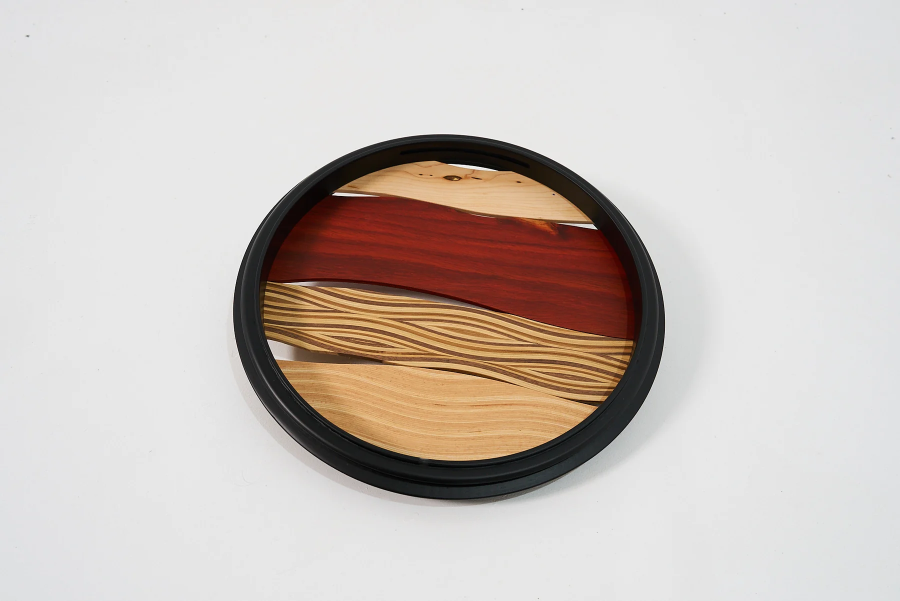
#> input picture NEWDESIGN/website/assets/lifestyle/tray-01.webp, 1800 x 1202 px (shown at 1/2 size); its folder holds only this picture in this run
$ python prep_trays.py
#> lines starting #> are read from the running program, lines starting #| are printed output that depends on the picture; after the words box and inside, x2 and y2 are one past the last pixel; in counts of white or black regions, pixels touching at a corner belong together
"""把托盤棚拍照的灰白背景校正成純白，供 apple.html 以 multiply 疊在任意淺色底上。

做法：用照片外框一圈（全是背景）擬合二次曲面當打光分布，整張除以它（flat-field），
背景就變成 1.0、托盤與自然陰影保留；再把接近白的雜訊壓成純白。
同時輸出每張托盤的外框（不含淡陰影），讓影片能把不同照片的托盤對齊到同一個圓。

用法：python NEWDESIGN/showcase/video/prep_trays.py
輸出：NEWDESIGN/showcase/video/trays/tray-NN.webp 與 trays.json
"""
import json
from pathlib import Path

import numpy as np
from PIL import Image, ImageDraw, ImageFilter

HERE = Path(__file__).resolve().parent
SRC = HERE.parent.parent / "website" / "assets" / "lifestyle"
OUT = HERE / "trays"
OUT.mkdir(exist_ok=True)
# 白色款與白底太接近，自動偵測抓不到外框，改用目視量測值（照片比例座標）
BOX_OVERRIDE = {"tray-05": [.25, .18, .745, .765]}


def fit_background(img):
    """以外框一圈擬合每個色版的二次曲面，回傳全尺寸背景估計。"""
    h, w, _ = img.shape
    small = np.asarray(Image.fromarray((img * 255).astype(np.uint8)).resize((240, 160), Image.BILINEAR), dtype=np.float64) / 255
    sh, sw, _ = small.shape
    yy, xx = np.mgrid[0:sh, 0:sw]
    x, y = xx / (sw - 1) * 2 - 1, yy / (sh - 1) * 2 - 1
    band = (np.abs(x) > .86) | (np.abs(y) > .8)
    feats = lambda X, Y: np.stack([np.ones_like(X), X, Y, X * X, X * Y, Y * Y], -1)
    A = feats(x[band], y[band])
    YY, XX = np.mgrid[0:h, 0:w]
    Xf, Yf = XX / (w - 1) * 2 - 1, YY / (h - 1) * 2 - 1
    Af = feats(Xf, Yf)
    bg = np.empty_like(img)
    for c in range(3):
        v = small[..., c][band]
        keep = np.ones(v.shape, bool)
        for _ in range(3):  # 排除灰塵、陰影等離群點
            coef, *_ = np.linalg.lstsq(A[keep], v[keep], rcond=None)
            res = v - A @ coef
            keep = np.abs(res) < 2.5 * res[keep].std() + 1e-4
        bg[..., c] = Af @ coef
    return bg


# 去背方式：正圓托盤用外框橢圓（白色、米色邊框也抓得到）；有盤面錯開或側拍的用顏色／明暗判斷再補洞
ELLIPSE = {"tray-01", "tray-02", "tray-05", "tray-06", "tray-07", "tray-09", "tray-12", "tray-13"}


def smooth(e0, e1, x):
    t = np.clip((x - e0) / (e1 - e0), 0, 1)
    return t * t * (3 - 2 * t)


def cutout(name, raw, box):
    """輸出帶透明度的 tray-NN-a.webp，給深色或彩色底的鏡頭用。"""
    h, w, _ = raw.shape
    lum = raw @ np.array([.2126, .7152, .0722])
    sat = raw.max(-1) - raw.min(-1)
    not_bg = (lum < .972) | (sat > .05)  # 校正後背景幾乎是 1.0；把手鏤空處透出的背景也排除
    if name in ELLIPSE:
        x0, y0, x1, y1 = box
        yy, xx = np.mgrid[0:h, 0:w]
        cx, cy = (x0 + x1) / 2 * w, (y0 + y1) / 2 * h
        rx, ry = (x1 - x0) / 2 * w * 1.008, (y1 - y0) / 2 * h * 1.008
        r = np.sqrt(((xx - cx) / rx) ** 2 + ((yy - cy) / ry) ** 2)
        # 白色款與白底無法以明暗區分，整個橢圓都算托盤
        a = smooth(1.0, .992, r) * (1 if name == "tray-05" else not_bg)
    else:
        a = np.maximum(smooth(.06, .16, sat), smooth(.62, .42, lum))
        # 補洞：從四角漫延到的才算背景，被托盤包住的區域補成實心（純白的鏤空除外）
        m = Image.fromarray(np.where(a < .5, 255, 0).astype(np.uint8)).copy()  # copy：fromarray 的影像唯讀，floodfill 會無聲失敗
        for xy in [(0, 0), (w - 1, 0), (0, h - 1), (w - 1, h - 1)]:
            ImageDraw.floodfill(m, xy, 128)
        holes = (np.asarray(m) == 255) & not_bg
        a = np.where(holes, 1.0, a)
    a_img = Image.fromarray((a * 255).astype(np.uint8)).filter(ImageFilter.GaussianBlur(1.2))
    a = np.asarray(a_img, dtype=np.float64)[..., None] / 255
    # 去掉邊緣混到的白底
    col = np.clip((raw - (1 - a)) / np.maximum(a, 1e-3), 0, 1)
    rgba = np.concatenate([col, a], -1)
    Image.fromarray((rgba * 255 + .5).astype(np.uint8), "RGBA").save(OUT / f"{name}-a.webp", quality=92)


meta = {}
for i in range(1, 14):
    name = f"tray-{i:02d}"
    img = np.asarray(Image.open(SRC / f"{name}.webp").convert("RGB"), dtype=np.float64) / 255
    raw = np.clip(img / fit_background(img), 0, 1)
#> in fit_background, `Af = feats(Xf, Yf)`:
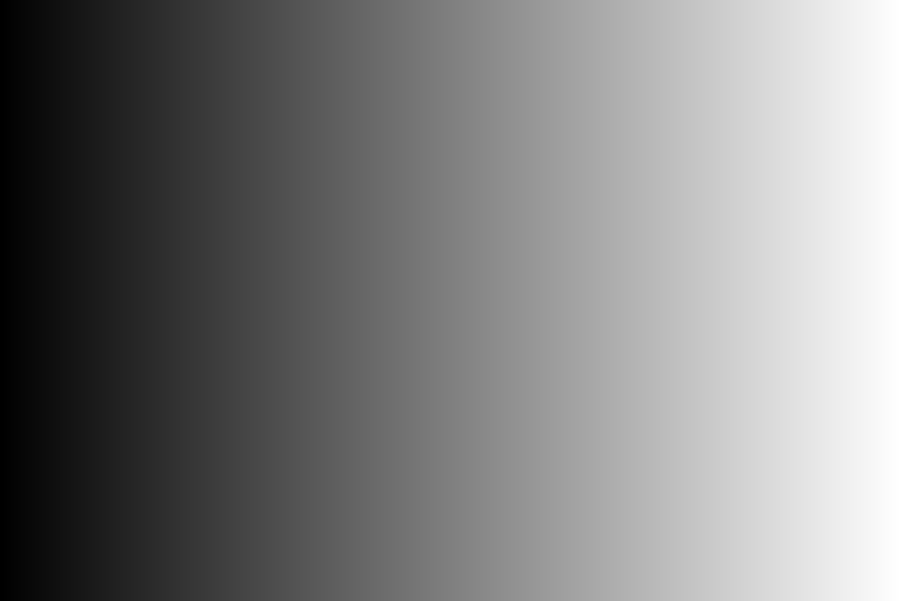
#> Xf: shape (1202, 1800) float64 (shown at 1/2 size); min -1, max 1, mean 2.92e-18; drawn with min black and max white
#> after the loop in fit_background, `for c in range(3):`:
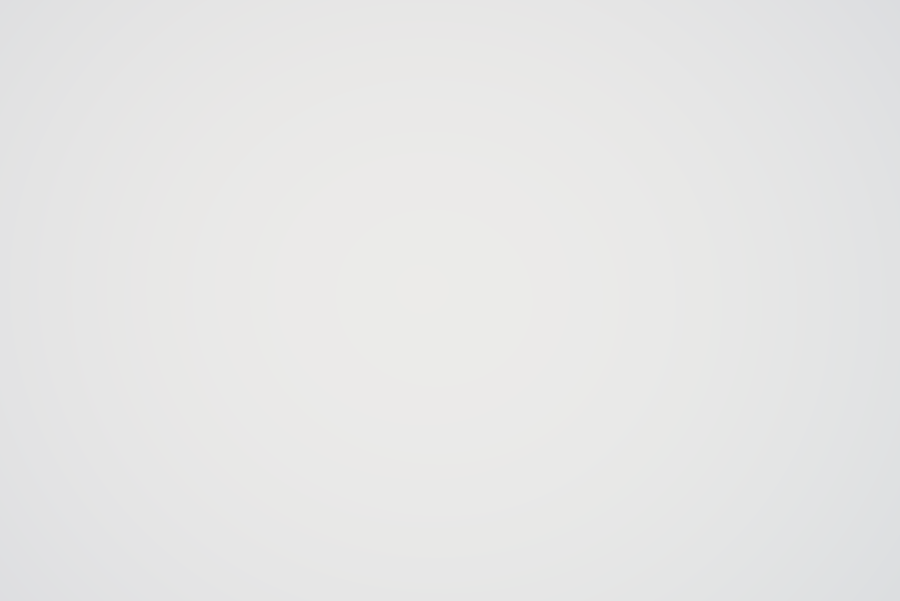
#> bg: shape (1202, 1800, 3) float64 (shown at 1/2 size); mean R, G, B 0.906, 0.906, 0.905
    lum = raw @ np.array([.2126, .7152, .0722])
    k = np.clip((lum - .93) / (.975 - .93), 0, 1)[..., None]  # 接近白的部分平滑推到純白
    k = k * k * (3 - 2 * k)
    flat = raw * (1 - k) + k
    Image.fromarray((flat * 255 + .5).astype(np.uint8)).save(OUT / f"{name}.webp", quality=92)

    # 托盤外框：明顯變暗或帶顏色的像素（淡陰影不算），取 0.3%–99.7% 分位避免灰塵
    sat = flat.max(-1) - flat.min(-1)
    lum = flat @ np.array([.2126, .7152, .0722])
    m = (lum < .72) | (sat > .12)
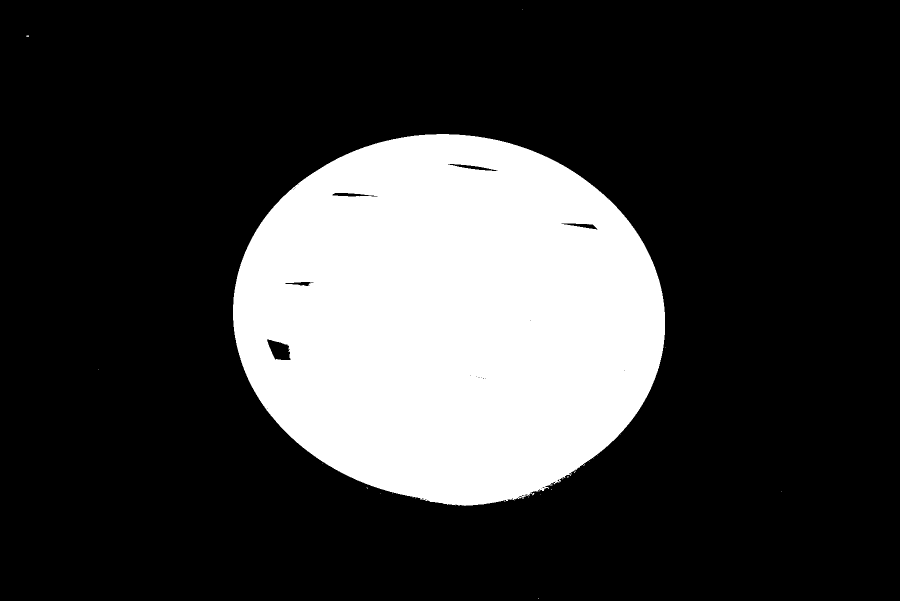
#> m: shape (1202, 1800) bool (shown at 1/2 size); 22.9% white; 33 white regions (32 under 20 px), largest, box (x1, y1, x2, y2) and area: (466, 268, 1330, 1012) 495682
    ys, xs = np.nonzero(m)
    x0, x1 = np.percentile(xs, [.3, 99.7])
#> x0 = 478; x1 = 1317
    y0, y1 = np.percentile(ys, [.3, 99.7])
#> y0 = 279; y1 = 998
    h, w = m.shape
#> h = 1202; w = 1800
    box = [round(x0 / w, 4), round(y0 / h, 4), round(x1 / w, 4), round(y1 / h, 4)]
#> box = [0.266, 0.232, 0.732, 0.83]
    if name in BOX_OVERRIDE:
        box = BOX_OVERRIDE[name]
    meta[name] = {"w": w, "h": h, "box": box}
    print(name, meta[name]["box"])
#| tray-01 [0.2656, 0.2321, 0.7317, 0.8303]
    cutout(name, raw, box)
#> in cutout, `h, w, _ = raw.shape`: h = 1202; w = 1800
#> in cutout, `not_bg = (lum < .972) | (sat > .05)`:
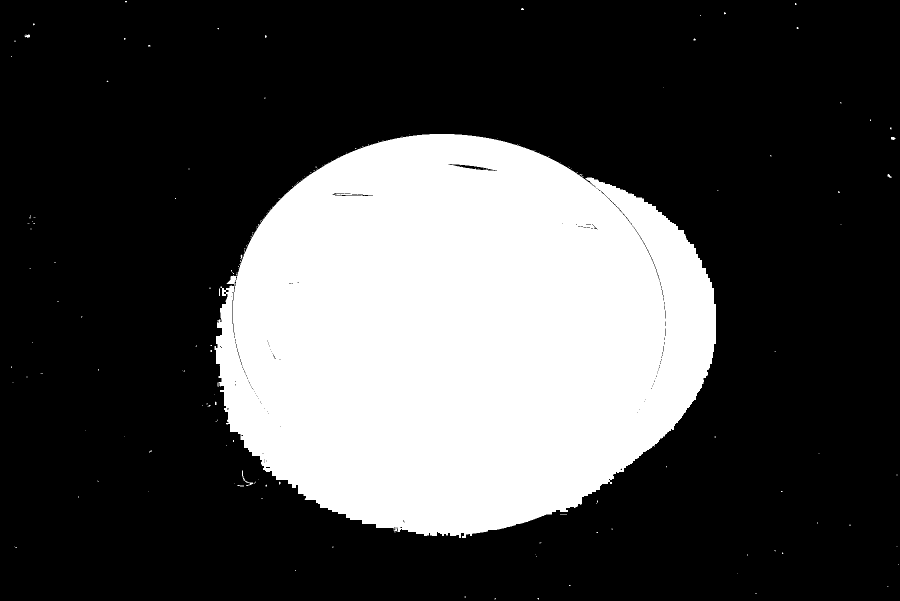
#> not_bg: shape (1202, 1800) bool (shown at 1/2 size); 28.5% white; 199 white regions (191 under 20 px), largest, box (x1, y1, x2, y2) and area: (429, 268, 1432, 1076) 616047, (484, 941, 507, 972) 100, (49, 69, 60, 76) 49
#> in cutout, `x0, y0, x1, y1 = box`: x0 = 0.266; y0 = 0.232; x1 = 0.732; y1 = 0.83
#> in cutout, `yy, xx = np.mgrid[0:h, 0:w]`:
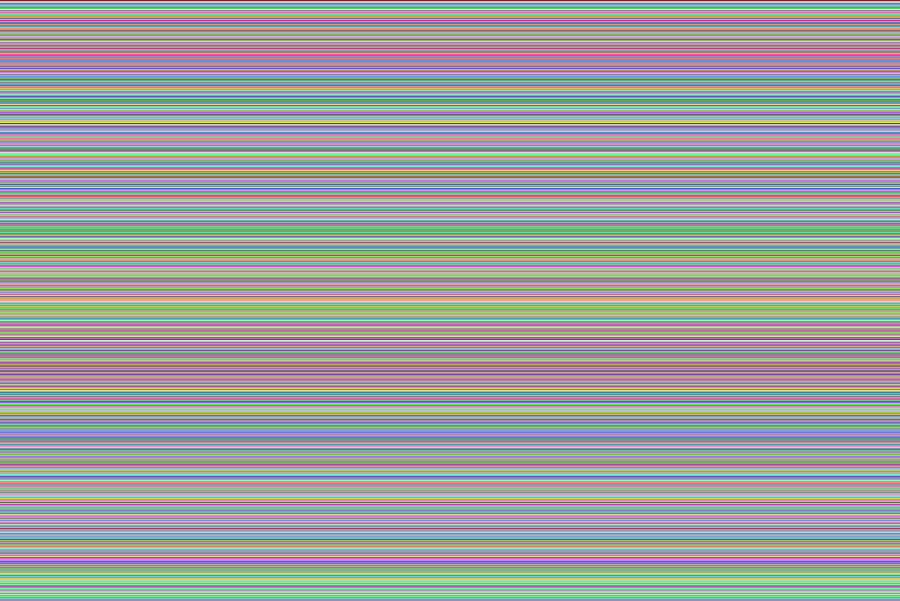
#> yy: shape (1202, 1800) int64 (shown at 1/2 size); 1202 distinct labels, from 0 to 1201; one colour per label, 0 black
#> in cutout, `cx, cy = (x0 + x1) / 2 * w, (y0 + y1) / 2 * h`: cx = 897.6; cy = 638.5
#> in cutout, `rx, ry = (x1 - x0) / 2 * w * 1.008, (y1 - y0) / 2 * h * 1.008`: rx = 422.8; ry = 362.4
#> in cutout, `r = np.sqrt(((xx - cx) / rx) ** 2 + ((yy - cy) / ry) ** 2)`:
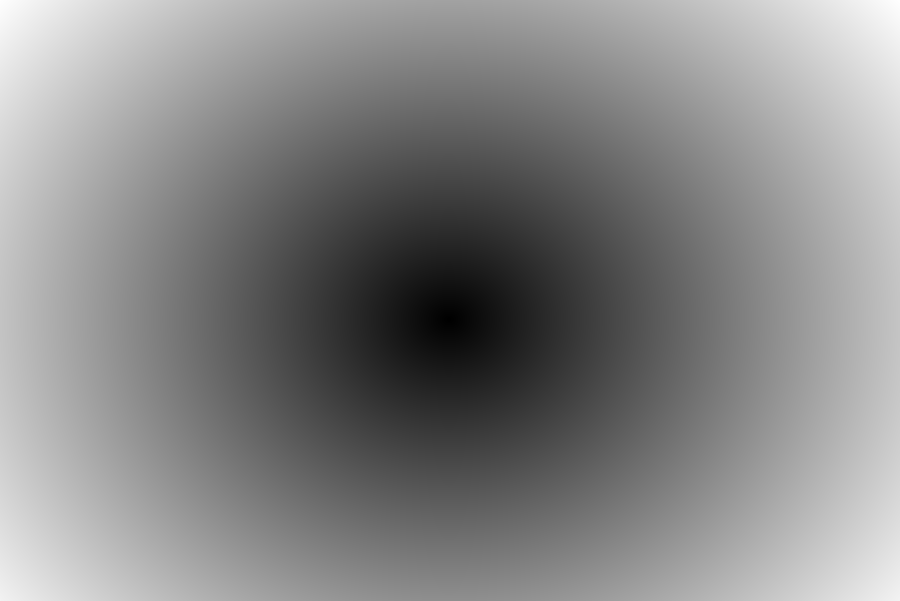
#> r: shape (1202, 1800) float64 (shown at 1/2 size); min 0.00171, max 2.77, mean 1.46; drawn with min black and max white
#> in cutout, `rgba = np.concatenate([col, a], -1)`:
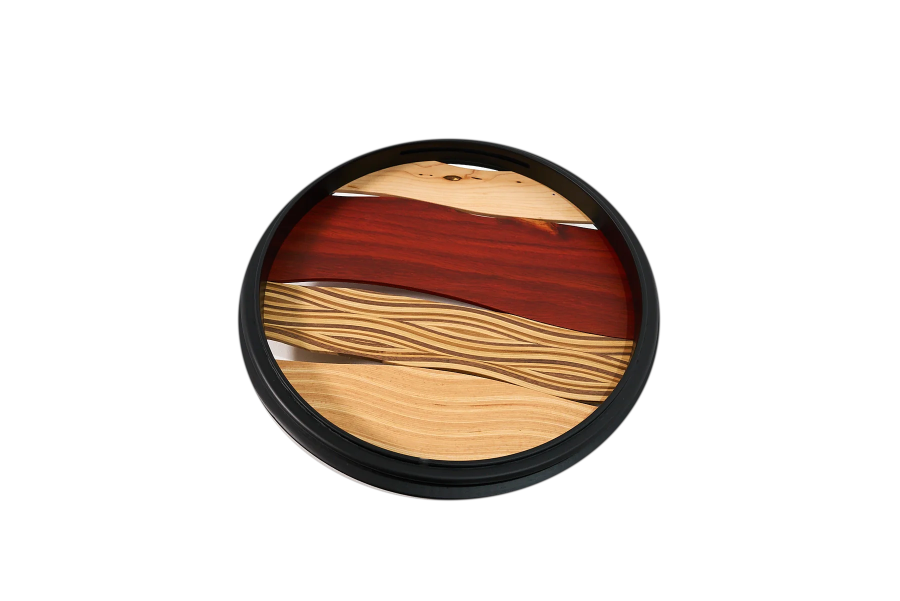
#> rgba: shape (1202, 1800, 4) float64 (shown at 1/2 size); mean R, G, B, A 0.118, 0.079, 0.0552, 0.22; transparent parts drawn white
#> (the run stopped early here; a loop or call above may not have finished)
